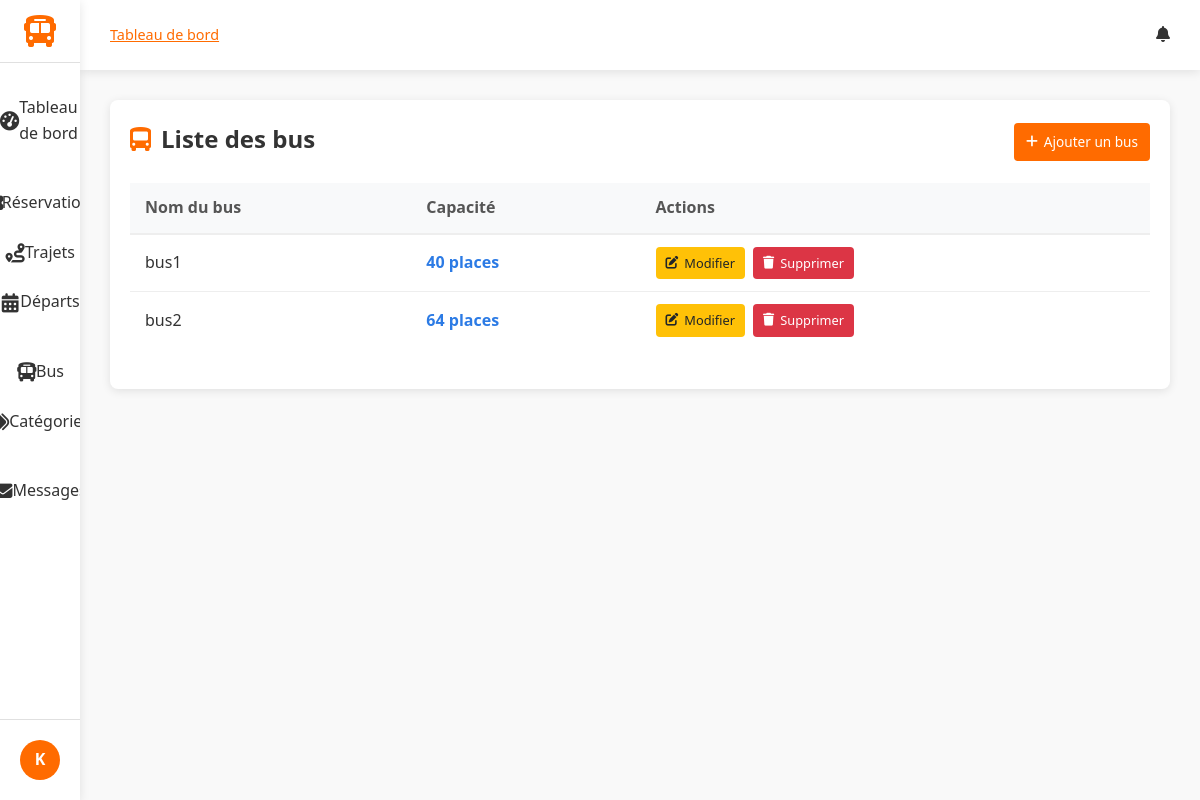
/dashboard/buses/ (signed in), run on the app's committed database.
### accounts/models.py (models this page shows, shortened)
class CustomUser(AbstractUser):
    """
    Modèle utilisateur personnalisé. Hérite de AbstractUser (nom d'utilisateur, email, etc.).
    Nous pourrions ajouter des champs ici (par ex. is_client), mais utilisons la version minimale.
    """

### trips/models.py (models this page shows, shortened)
class Bus(models.Model):
    name = models.CharField(max_length=100)
    capacity = models.PositiveIntegerField()

### gareci_admin/views.py (the view)
# urls.py: path('buses/', BusListView.as_view(), name='bus_list'),
class BusListView(StaffRequiredMixin, ListView):
    model = Bus
    template_name = 'dashboard/bus_list.html'

### gareci_admin/utils.py (called while the page is built)
    def test_func(self):
        return self.request.user.is_staff

### gareci_admin/templates/dashboard/bus_list.html (shortened to what this page needs)
{% extends 'dashboard/dashboard_base.html' %}
{% block content %}
<div class="buses-container">
    <div class="buses-header">
        <h2><i class="fas fa-bus-alt"></i> Liste des bus</h2>
        <a href="{% url 'dashboard:bus_add' %}" class="btn btn-primary">
            <i class="fas fa-plus"></i> Ajouter un bus
        </a>
    </div>
    <table class="buses-table">
        <thead>
            <tr>
                <th>Nom du bus</th>
                <th>Capacité</th>
                <th>Actions</th>
            </tr>
        </thead>
        <tbody>
            {% for bus in object_list %}
            <tr>
                <td>{{ bus.name }}</td>
                <td class="capacity">{{ bus.capacity }} places</td>
                <td>
                    <div class="action-buttons">
                        <a href="{% url 'dashboard:bus_edit' bus.pk %}" class="btn btn-sm btn-warning">
                            <i class="fas fa-edit"></i> Modifier
                        </a>
                        <a href="{% url 'dashboard:bus_delete' bus.pk %}"
                           class="btn btn-sm btn-danger"
                           onclick="return confirm('Voulez-vous vraiment supprimer ce bus ?');">
                            <i class="fas fa-trash"></i> Supprimer
                        </a>
                    </div>
                </td>
            </tr>
            {% endfor %}
        </tbody>
    </table>
</div>
{% endblock %}

### gareci_admin/templates/dashboard/dashboard_base.html (shortened to what this page needs)
{% load static %}
<!DOCTYPE html>
<html lang="fr">
<head>
    <link rel="stylesheet" href="https://cdnjs.cloudflare.com/ajax/libs/font-awesome/6.4.0/css/all.min.css">
    <link rel="stylesheet" href="{% static 'css/dashboard_base.css' %}">
</head>
<body>
    <div class="dashboard-container">
        <aside class="sidebar">
            <div class="logo">
                <i class="fas fa-bus"></i>
            </div>
            <nav class="sidebar-nav">
                <ul class="nav-list">
                    <li class="{% if active_tab == 'dashboard' %}active{% endif %}">
                        <a href="{% url 'dashboard:index' %}">
                            <i class="fas fa-tachometer-alt"></i> Tableau de bord
                        </a>
                    </li>
                    <li class="nav-section-header">
                    </li>
                    <li class="{% if active_tab == 'reservations' %}active{% endif %}">
                        <a href="{% url 'dashboard:reservation_list' %}">
                             Réservations
                        </a>
                    </li>
                    <li class="{% if active_tab == 'trips' %}active{% endif %}">
                        <a href="{% url 'dashboard:trip_list' %}">
                            <i class="fas fa-route"></i> Trajets
                        </a>
                    </li>
                    <li class="{% if active_tab == 'departures' %}active{% endif %}">
                        <a href="{% url 'dashboard:departure_list' %}">
                            <i class="fas fa-calendar-alt"></i> Départs
                        </a>
                    </li>
                    <li class="nav-section-header">
                    </li>
                    <li class="{% if active_tab == 'buses' %}active{% endif %}">
                        <a href="{% url 'dashboard:bus_list' %}">
                            <i class="fas fa-bus"></i> Bus
                        </a>
                    </li>
                    <li class="{% if active_tab == 'categories' %}active{% endif %}">
                        <a href="{% url 'dashboard:category_list' %}">
                            <i class="fas fa-tags"></i> Catégories
                        </a>
                    </li>
                    <li class="nav-section-header">
                    </li>
                    <li class="{% if active_tab == 'messages' %}active{% endif %}">
                        <a href="{% url 'dashboard:message_list' %}">
                            <i class="fas fa-envelope"></i> Messages
                        </a>
                    </li>
                </ul>
            </nav>
            <div class="sidebar-footer">
                <div class="user-profile">
                    <div class="user-avatar">
                        {% if user.profile.image %}
                            <img src="{{ user.profile.image.url }}" alt="{{ user.username }}">
                        {% else %}
                            <div class="avatar-initials">
                                {{ user.username|slice:":1"|upper }}
                            </div>
                        {% endif %}
                    </div>
                </div>
            </div>
        </aside>
        <main class="main-content">
            <header class="content-header">
                <div class="header-left">
                    <div class="breadcrumbs">
                        {% block breadcrumbs %}
                        <a href="{% url 'dashboard:index' %}">Tableau de bord</a>
                        {% endblock %}
                    </div>
                </div>
                <div class="header-right">
                    {% block header_actions %}
                    <div class="notifications">
                        <i class="fas fa-bell"></i>
                    </div>
                    {% endblock %}
                </div>
            </header>
            <div class="content-wrapper">
                {% block content %}{% endblock %}
            </div>
        </main>
    </div>
</body>
</html>

### static/css/dashboard_base.css (style rules this page uses)
:root { --primary: #FF6B00; --primary-dark: #E05D00; --secondary: #0056B3; --dark: #333333; --light: #F5F5F5; --gray: #888888; --light-gray: #E0E0E0; --sidebar-width: 280px; --sidebar-collapsed-width: 80px; --header-height: 70px; --blue: #4285F4; --green: #34A853; --orange: #FBBC05; --red: #EA4335; --border-radius: 8px; --box-shadow: 0 2px 10px rgba(0, 0, 0, 0.1); --transition: all 0.3s ease; }
* { margin: 0; padding: 0; box-sizing: border-box; }
body { font-family: 'Segoe UI', Tahoma, Geneva, Verdana, sans-serif; background-color: #f9f9f9; color: var(--dark); line-height: 1.6; }
.dashboard-container { display: flex; min-height: 100vh; }
.sidebar { width: var(--sidebar-width); background-color: white; box-shadow: var(--box-shadow); display: flex; flex-direction: column; transition: var(--transition); z-index: 100; height: 100vh; position: fixed; }
.logo { display: flex; align-items: center; padding: 20px; border-bottom: 1px solid var(--light-gray); }
.logo i { font-size: 2rem; color: var(--primary); margin-right: 10px; }
.sidebar-nav { flex: 1; padding: 20px 0; overflow-y: auto; }
.nav-list { list-style: none; }
.nav-section-header { padding: 15px 20px 5px; font-size: 0.8rem; text-transform: uppercase; color: var(--gray); letter-spacing: 0.5px; }
.nav-list li a { display: flex; align-items: center; padding: 12px 20px; color: var(--dark); text-decoration: none; transition: var(--transition); }
.nav-list li a i { margin-right: 10px; width: 20px; text-align: center; }
.sidebar-footer { padding: 20px; border-top: 1px solid var(--light-gray); }
.user-profile { display: flex; align-items: center; }
.user-avatar { margin-right: 12px; }
.avatar-initials { width: 40px; height: 40px; border-radius: 50%; background-color: var(--primary); color: white; display: flex; align-items: center; justify-content: center; font-weight: bold; }
.main-content { flex: 1; margin-left: var(--sidebar-width); transition: var(--transition); min-height: 100vh; display: flex; flex-direction: column; }
.content-header { display: flex; justify-content: space-between; align-items: center; padding: 0 30px; height: var(--header-height); background-color: white; box-shadow: var(--box-shadow); position: sticky; top: 0; z-index: 90; }
.header-left { display: flex; align-items: center; }
.breadcrumbs { font-size: 0.9rem; color: var(--gray); }
.breadcrumbs a { color: var(--primary); }
.header-right { display: flex; align-items: center; gap: 20px; }
.notifications { position: relative; cursor: pointer; }
.content-wrapper { flex: 1; padding: 30px; background-color: #f9f9f9; }
.btn { display: inline-flex; align-items: center; justify-content: center; padding: 8px 16px; border-radius: var(--border-radius); font-weight: 500; cursor: pointer; transition: var(--transition); border: none; font-size: 0.9rem; }
.btn i { margin-right: 6px; }
.btn-primary { background-color: var(--primary); color: white; }
.btn-sm { padding: 5px 10px; font-size: 0.8rem; }
@media (max-width: 1200px) { .sidebar { width: var(--sidebar-collapsed-width); } }
@media (max-width: 1200px) { .logo { justify-content: center; padding: 15px 0; } }
@media (max-width: 1200px) { .logo i { margin-right: 0; } }
@media (max-width: 1200px) { .nav-list li a { justify-content: center; padding: 12px 0; } }
@media (max-width: 1200px) { .nav-list li a i { margin-right: 0; font-size: 1.2rem; } }
@media (max-width: 1200px) { .user-avatar { margin-right: 0; } }
@media (max-width: 1200px) { .main-content { margin-left: var(--sidebar-collapsed-width); } }

### data on the page
CustomUser: username "K"
Bus: name "bus1", capacity "40"
Bus: name "bus2", capacity "64"
